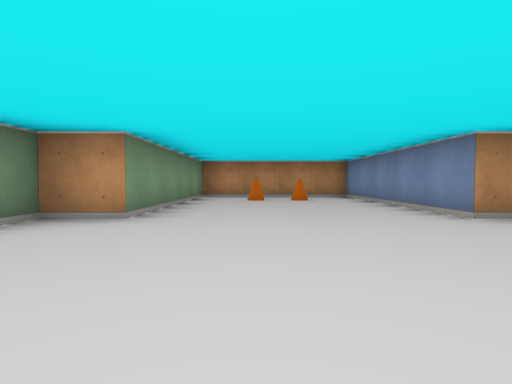
[1] (above)

14 first-person views from a walk through a cub3D level. The camera is about half as high as the walls, tilts 2° down and sees 80° across. The floor is counted in squares. Each view is taken from the middle of a square. On the plan, view 1 faces up. The plan holds only what a view shows up to about 9 squares ahead; the rest is blank.

[2]
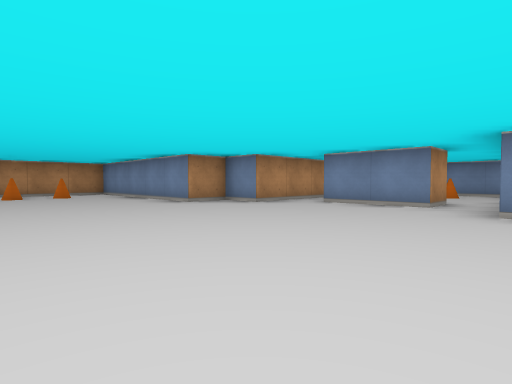

[3]
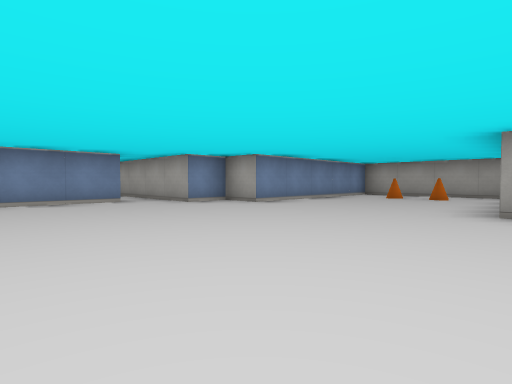

[4]
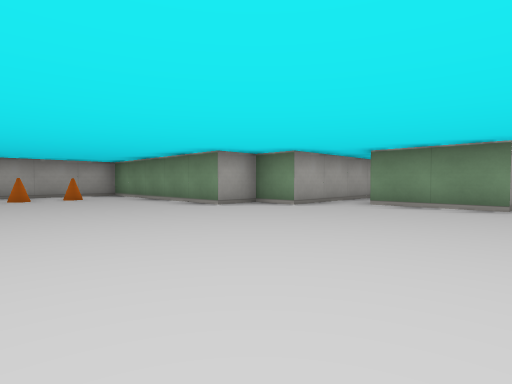

[5]
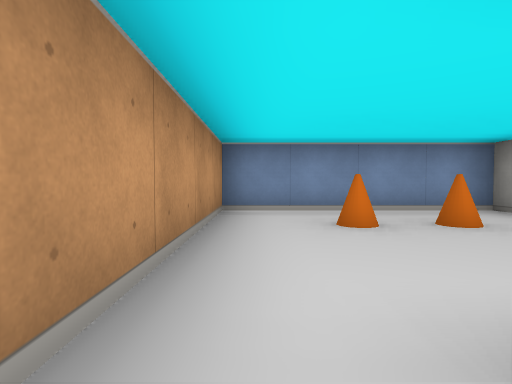

[6]
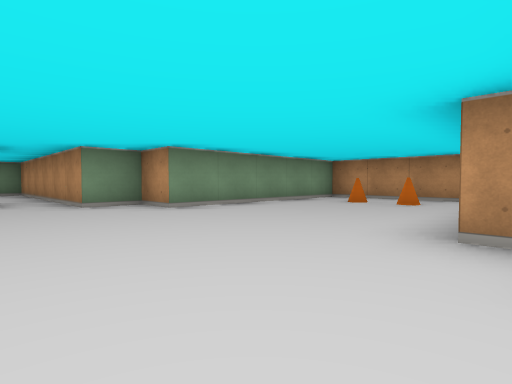

[7]
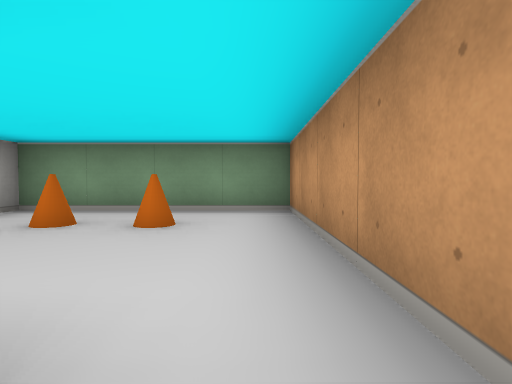

[8]
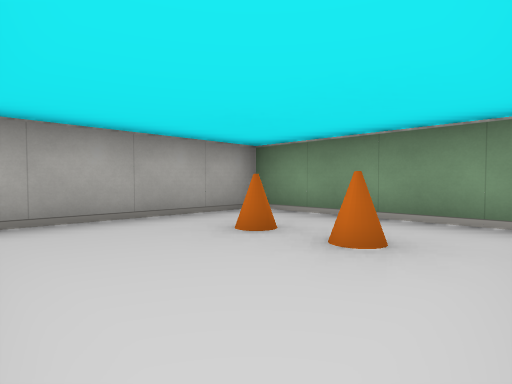

[9]
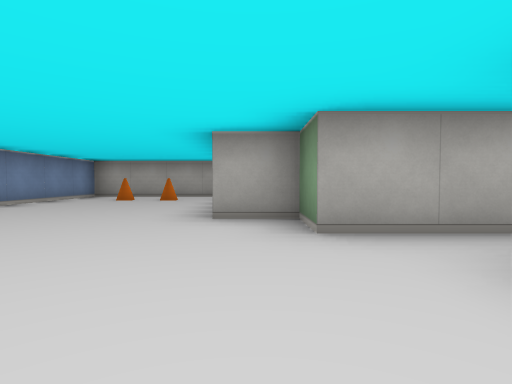

[10]
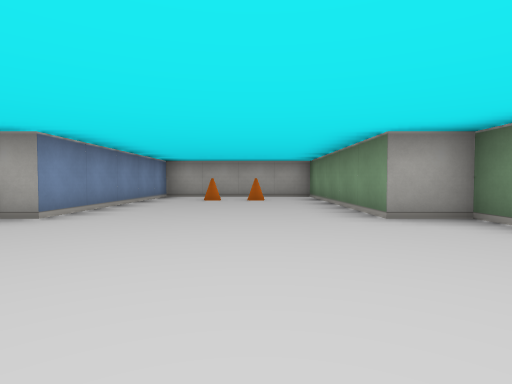

[11]
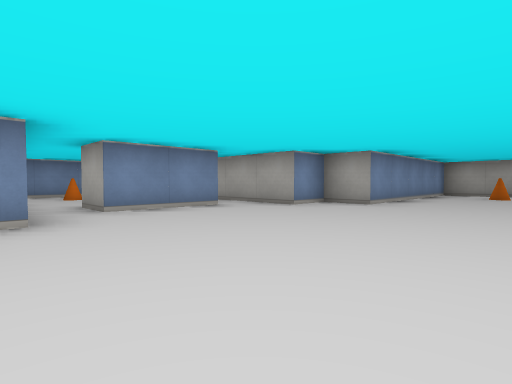

[12]
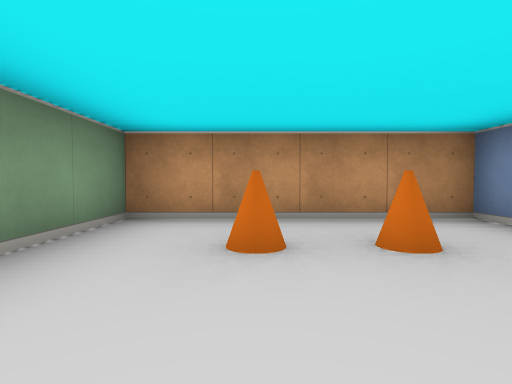

[13]
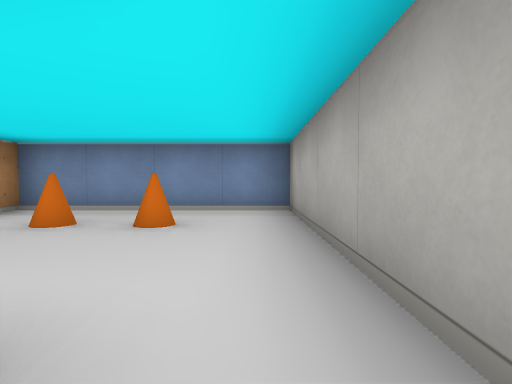

[14]
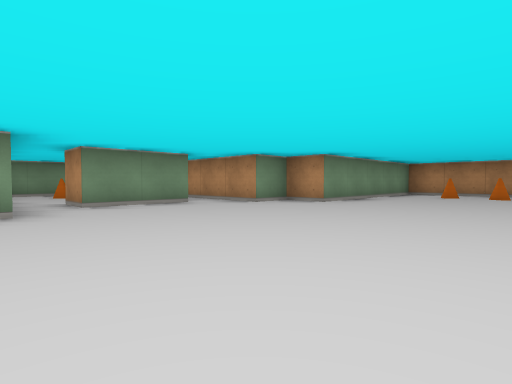

### Floor plan
Ten units are one square. View 1 is at (0, 0); x grows to the right and y downward. Boxes are objects, and circles mark ways between rooms. Rooms are numbered by the first view taken in them; rooms with no view inside come last. Other rooms are left out.
<svg viewBox="-90 -90 190 170">
<path fill="none" stroke="#000" d="M-35 -16 -35 5 -45 5M45 5 45 -15M45 -25 35 -25 35 -35 25 -35 25 -85 -15 -85 -15 -35 -25 -35 -25 -25 -45 -25M-45 15 -25 15 -25 25 -15 25 -15 75 25 75 25 25 35 25 35 15 45 15M55 5 45 5M45 -15 55 -15M45 15 95 15 95 -25 45 -25M-45 -25 -85 -25 -85 15 -45 15"/>
<rect x="-5" y="55" width="10" height="10" fill="#bbb"><title>cone</title></rect>
<rect x="-5" y="-75" width="10" height="10" fill="#bbb"><title>cone</title></rect>
<rect x="5" y="55" width="10" height="10" fill="#bbb"><title>cone</title></rect>
<rect x="5" y="-75" width="10" height="10" fill="#bbb"><title>cone</title></rect>
<rect x="75" y="-5" width="10" height="10" fill="#bbb"><title>cone</title></rect>
<rect x="75" y="-15" width="10" height="10" fill="#bbb"><title>cone</title></rect>
<rect x="-75" y="-5" width="10" height="10" fill="#bbb"><title>cone</title></rect>
<rect x="-75" y="-15" width="10" height="10" fill="#bbb"><title>cone</title></rect>
<circle cx="50" cy="-20" r="3" fill="#2a7"/>
<circle cx="50" cy="10" r="3" fill="#2a7"/>
<circle cx="-40" cy="-20" r="3" fill="#2a7"/>
<circle cx="-40" cy="10" r="3" fill="#2a7"/>
<text x="0" y="-10">1</text>
<text x="70" y="-10">2</text>
<text x="-70" y="-10">3</text>
</svg>
Room 1 opens to room 2. Room 1 opens to room 3.

Where each view was taken, in squares from view 1:
view 1: 0 up, 0 right, facing up
view 2: 2 down, 1 left, facing up-right
view 3: 2 up, 2 left, facing down-right
view 4: 2 up, 2 right, facing down-left
view 5: 2 up, 5 right, facing right
view 6: 1 up, 3 right, facing up-left
view 7: 2 up, 4 left, facing left
view 8: 2 up, 5 left, facing down-left
view 9: 1 up, 2 left, facing down
view 10: 1 up, 0 right, facing down
view 11: 3 up, 0 right, facing down-right
view 12: 5 up, 0 right, facing up
view 13: 1 down, 5 right, facing right
view 14: 2 down, 2 right, facing up-left
